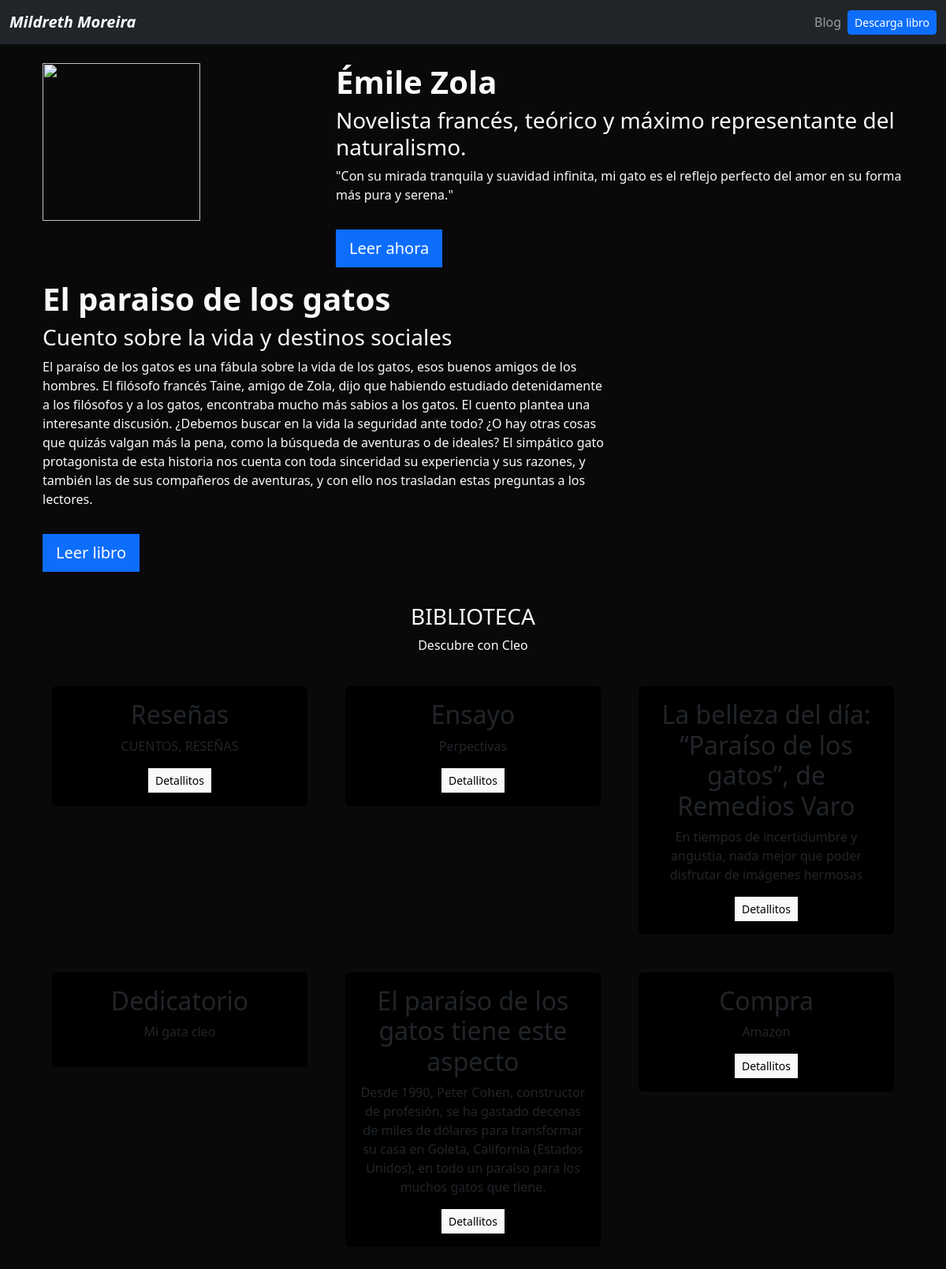
The page / on the database its author committed.
### portfolio/models.py (models this page shows)
class Project(models.Model):
    title = CharField(max_length=100)
    description = CharField(max_length=250)
    image = CloudinaryField('image')
    url =URLField(blank=True)

### portfolio/views.py (the view)
# urls.py: 2. Add a URL to urlpatterns:  path('', views.home, name='home')
def home(request):
    projects=Project.objects.all()
    return render(request ,'home.html'
                  ,{'projects':projects})

### portfolio/templates/home.html (shortened to what this page needs)
{% extends 'layout.html' %}
{% block content %}
{% load static %}
<header class="row">
  <div class="col-md-4">
    <img src="{% static 'emile.jpg' %}" alt="" width="200" height="200">
  </div>
  <div class="col-md-8">
    <h1><strong>Émile Zola</strong></h1>
    <h3>Novelista francés, teórico y máximo representante del naturalismo.</h3>
    <p>"Con su mirada tranquila y suavidad infinita, mi gato es el reflejo perfecto del amor en su forma más pura y serena."</p>
    <li class="nav-item d-flex align-items-center">
        <a class="btn btn-primary btn-lg rounded-0 my-3" href="{% static 'paraiso.pdf' %}">Leer ahora</a>
    </li>
  </div>
</header>
<header class="row">
    <div class="col-md-8">
        <h1><strong>El paraiso de los gatos</strong></h1>
        <h3>Cuento sobre la vida y destinos sociales </h3>
        <p>El paraíso de los gatos es una fábula sobre la vida de los gatos, esos buenos amigos de los hombres.
            El filósofo francés Taine, amigo de Zola, dijo que habiendo estudiado detenidamente a los filósofos
            y a los gatos, encontraba mucho más sabios a los gatos. El cuento plantea una interesante discusión.
            ¿Debemos buscar en la vida la seguridad ante todo? ¿O hay otras cosas que quizás valgan más la pena,
            como la búsqueda de aventuras o de ideales? El simpático gato protagonista de esta historia nos cuenta
             con toda sinceridad su experiencia y sus razones,
            y también las de sus compañeros de aventuras, y con ello nos trasladan estas preguntas a los lectores.
          </p>
        <a class="btn btn-primary btn-lg rounded-0 my-3" href="{% static 'paraiso.pdf' %}" target="_blank">Leer libro</a>
    </div>
</header>
<div class="row my-4 text-center">
  <h3>BIBLIOTECA</h3>
  <p>Descubre con Cleo</p>
  {% for project in projects %}
  <div class="col-md-4 p-4">
    <div class="card bg-black card-project">
      <div class="card-body">
        <h2>{{ project.title }}</h2>
        <p>{{ project.description }}</p>
        {% if project.url %}
        <a href="{{project.url}}" class="btn btn-light rounded-0 btn-sm" target="__blank" rel="noreferrer">Detallitos</a>
        {% endif %}
      </div>
    </div>
  </div>
  {% endfor %}
</div>
{% endblock %}

### portfolio/templates/layout.html (shortened to what this page needs)
{% load static %}
<!DOCTYPE html>
<html lang="en">
<head>
    <link href="https://cdn.jsdelivr.net/npm/bootstrap@5.3.3/dist/css/bootstrap.min.css"
     rel="stylesheet"
>
     <link rel="stylesheet" href="{% static 'main.css' %}">
</head>
<body class="text-light">
    {% include 'partials/navbar.html' %}
    <div class="container p-4">
        {% block content %}
        {% endblock %}
    </div>
</body>
</html>

### portfolio/templates/partials/navbar.html (shortened to what this page needs)
{% load static %}
<nav class="navbar navbar-expand-lg navbar-dark bg-dark">
    <div class="container-fluid">
        <a class="navbar-brand fw-bold fst-italic" href="/" style="color: white;">Mildreth Moreira</a>
        <div class="collapse navbar-collapse" id="navbarNav">
            <ul class="navbar-nav ms-auto">
                <li class="nav-item">
                    <a class="nav-link" href="{% url 'blog:posts' %}">Blog</a>
                </li>
                <li class="nav-item d-flex align-items-center">
                    <a class="btn btn-primary btn-sm" href="{% static 'paraiso.pdf' %}" target="_blank">Descarga libro</a>
                </li>
            </ul>
        </div>
    </div>
</nav>

### portfolio/static/main.css (style rules this page uses)
body { background: #090909; }
.bg-black { background: #090909; }

### rows shown on the page
Project: title "Reseñas", description "CUENTOS, RESEÑAS"
Project: title "Ensayo", description "Perpectivas"
Project: title "La belleza del día: “Paraíso de los gatos”, de Remedios Varo", description "En tiempos de incertidumbre y angustia, nada mejor que poder disfrutar de imágenes hermosas"
Project: title "Dedicatorio", description "Mi gata cleo"
Project: title "El paraíso de los gatos tiene este aspecto", description "Desde 1990, Peter Cohen, constructor de profesión, se ha gastado decenas de miles de dólares para transformar su casa en Goleta, California (Estados Unidos), en todo un paraíso para los muchos gatos que tiene."
Project: title "Compra", description "Amazon"
